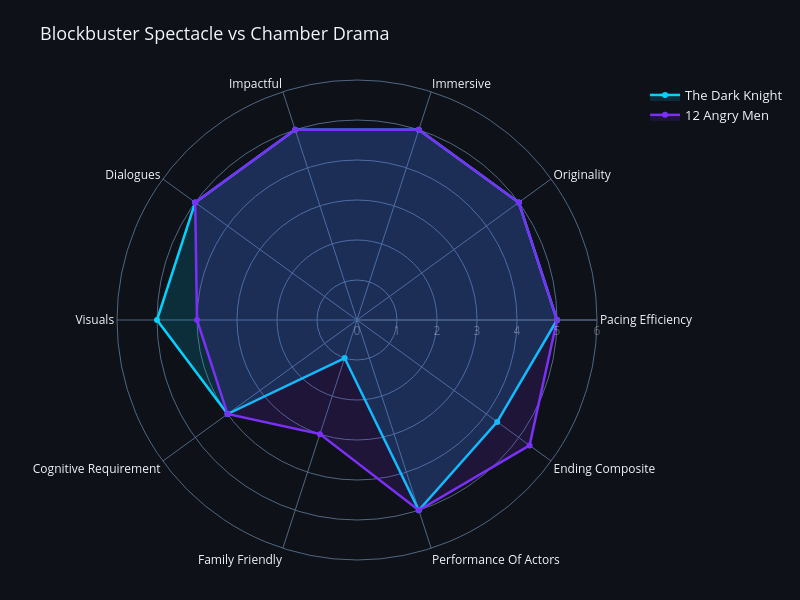

Here is the notebook cell this chart was saved with:
### Markdown cell above
**Observation:** The #1 IMDb movie has a near-maxed profile across pacing, plot quality, dialogues, immersive, and impactful dimensions, with lower visuals and cognitive requirement.

### Code cell
movie_radar(['The Dark Knight', '12 Angry Men'], title='Blockbuster Spectacle vs Chamber Drama')

### Figure 1 — Plotly figure (JSON) as saved in the notebook; plotly's stock layout.template omitted (floating-point values rounded to 4 significant figures)
{"data": [{"fill": "toself", "fillcolor": "rgba(0, 210, 255, 0.15)", "line": {"color": "#00d2ff", "width": 2.5}, "name": "The Dark Knight", "r": [5, 5, 5, 5, 5, 5, 4, 1, 5, 4.333, 5], "theta": ["Pacing Efficiency", "Originality", "Immersive", "Impactful", "Dialogues", "Visuals", "Cognitive Requirement", "Family Friendly", "Performance Of Actors", "Ending Composite", "Pacing Efficiency"], "type": "scatterpolar"}, {"fill": "toself", "fillcolor": "rgba(123, 47, 247, 0.15)", "line": {"color": "#7b2ff7", "width": 2.5}, "name": "12 Angry Men", "r": [5, 5, 5, 5, 5, 4, 4, 3, 5, 5.333, 5], "theta": ["Pacing Efficiency", "Originality", "Immersive", "Impactful", "Dialogues", "Visuals", "Cognitive Requirement", "Family Friendly", "Performance Of Actors", "Ending Composite", "Pacing Efficiency"], "type": "scatterpolar"}], "layout": {"height": 600, "legend": {"font": {"size": 13}}, "margin": {"b": 40, "t": 80}, "paper_bgcolor": "#0e1117", "polar": {"bgcolor": "rgba(0,0,0,0)", "radialaxis": {"color": "rgba(255,255,255,0.3)", "range": [0, 6], "showticklabels": true, "visible": true}}, "showlegend": true, "title": {"font": {"size": 18}, "text": "Blockbuster Spectacle vs Chamber Drama"}, "width": 800}}
